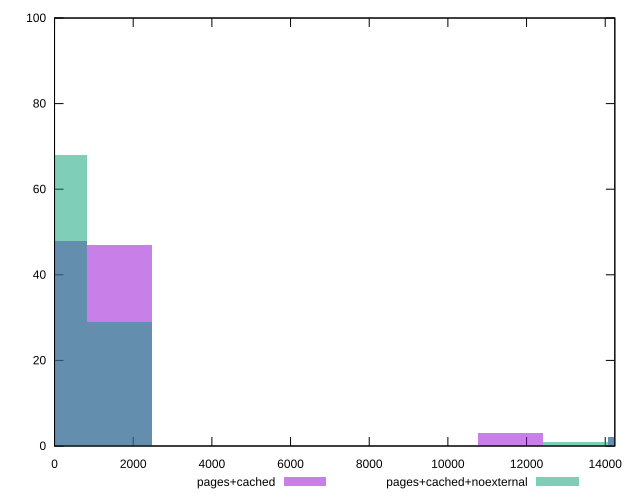

Source code (gnuplot):
reset

$pagesCached <<EOF
0 48
11595.054847165527 3
14907.927660641391 2
1656.4364067379324 47
EOF

$pagesCachedNoexternal <<EOF
0 68
1656.4364067379324 29
14907.927660641391 2
13251.49125390346 1
EOF

set key outside below
set boxwidth 1656.4364067379324
set xrange [0:14244]
set yrange [0:100]
set trange [0:100]
set style fill transparent solid 0.5 noborder
set terminal svg size 640, 500 enhanced background rgb 'white'
set output "reprap/uses-rel-preload/comparison/histogram/1_vs_2.svg"

plot $pagesCached title "pages+cached" with boxes, \
     $pagesCachedNoexternal title "pages+cached+noexternal" with boxes

reset
